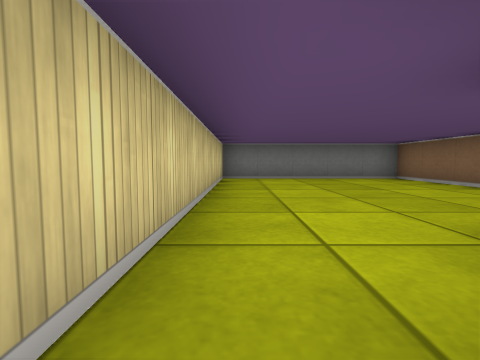
view 1 (above)

12 first-person views from a walk through a cub3D maze. The camera is about half as high as the walls, tilts 4° down and sees 85° across. The floor is counted in squares. Each view is taken from the middle of a square. On the plan, view 1 faces up. The plan holds only what a view shows up to about 9 squares ahead; the rest is blank.

view 2
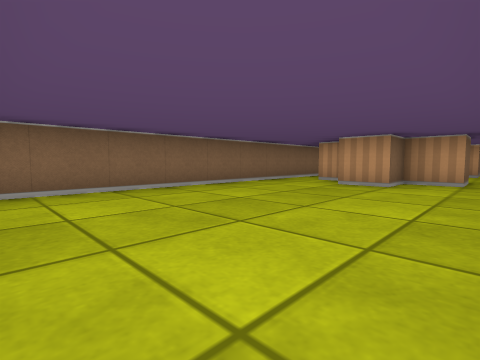

view 3
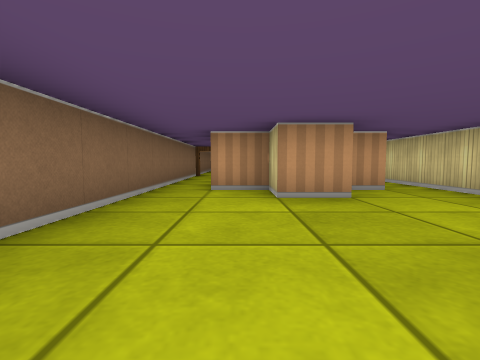

view 4
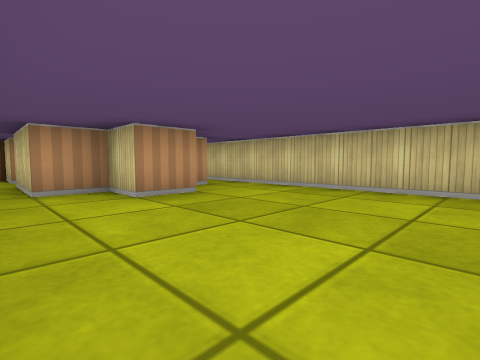

view 5
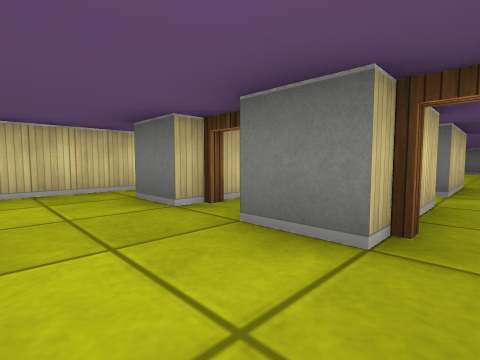

view 6
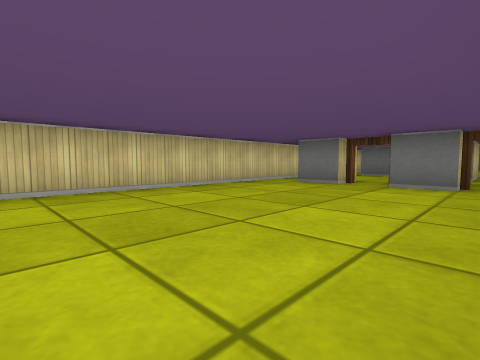

view 7
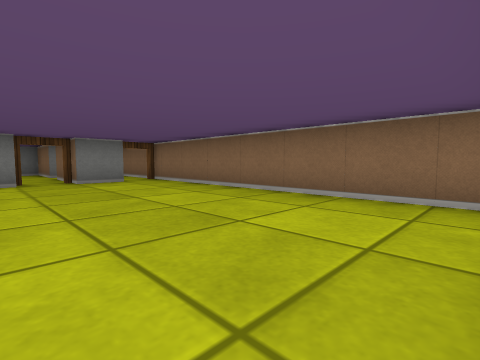

view 8
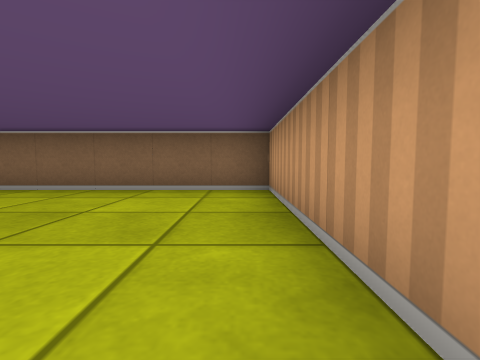

view 9
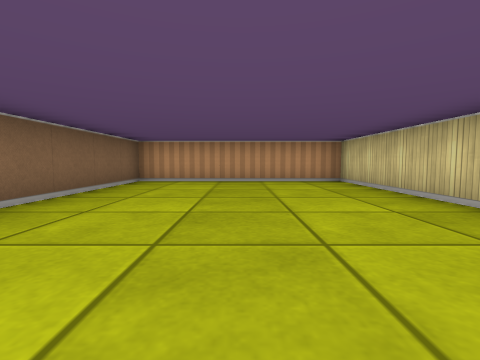

view 10
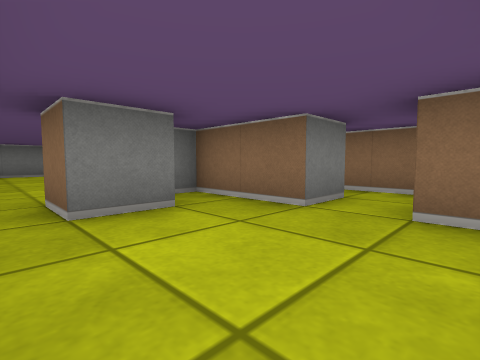

view 11
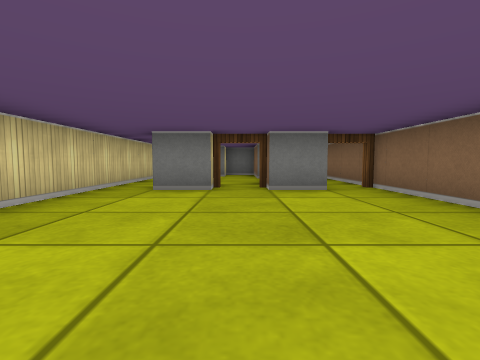

view 12
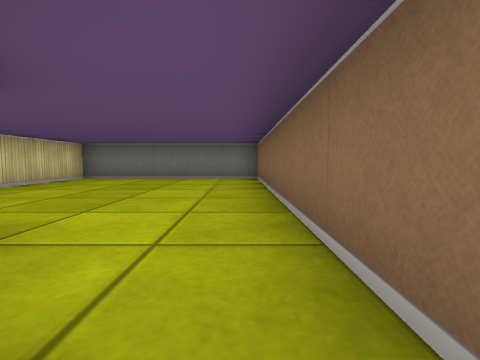

### Floor plan
Ten units are one square. View 1 is at (0, 0); x grows to the right and y downward. Boxes are objects, and circles mark ways between rooms. Rooms are numbered by the first view taken in them; rooms with no view inside come last. Other rooms are left out.
<svg viewBox="-10 -80 60 200">
<path fill="none" stroke="#000" d="M16 5 5 5 5 -5M35 15 25 15 25 -5 20 -5M-5 -5 -5 45M25 45 25 25M5 -5 15 -5 15 -15 25 -15 25 -5 35 -5 35 15M35 24 35 45M45 40 45 -75 -5 -75 -5 -5M15 45 5 45M35 45 25 45M-5 45 -5 115 45 115 45 40"/>
<circle cx="0" cy="0" r="3" fill="#2a7"/>
<circle cx="30" cy="20" r="3" fill="#2a7"/>
<circle cx="0" cy="40" r="3" fill="#2a7"/>
<circle cx="20" cy="40" r="3" fill="#2a7"/>
<circle cx="40" cy="40" r="3" fill="#2a7"/>
<text x="10" y="20">1</text>
<text x="20" y="-40">2</text>
<text x="20" y="80">3</text>
</svg>
Room 1 opens to room 2. Room 1 opens to room 3. Room 2 opens to room 3.

Where each view was taken, in squares from view 1:
view 1: 0 up, 0 right, facing up
view 2: 7 up, 0 right, facing down-right
view 3: 5 up, 3 right, facing down
view 4: 5 up, 4 right, facing down-left
view 5: 6 down, 4 right, facing up-left
view 6: 10 down, 4 right, facing up-left
view 7: 11 down, 1 right, facing up-right
view 8: 11 down, 0 right, facing right
view 9: 5 down, 2 right, facing down
view 10: 3 down, 0 right, facing up-right
view 11: 9 down, 2 right, facing up
view 12: 0 up, 4 right, facing up
